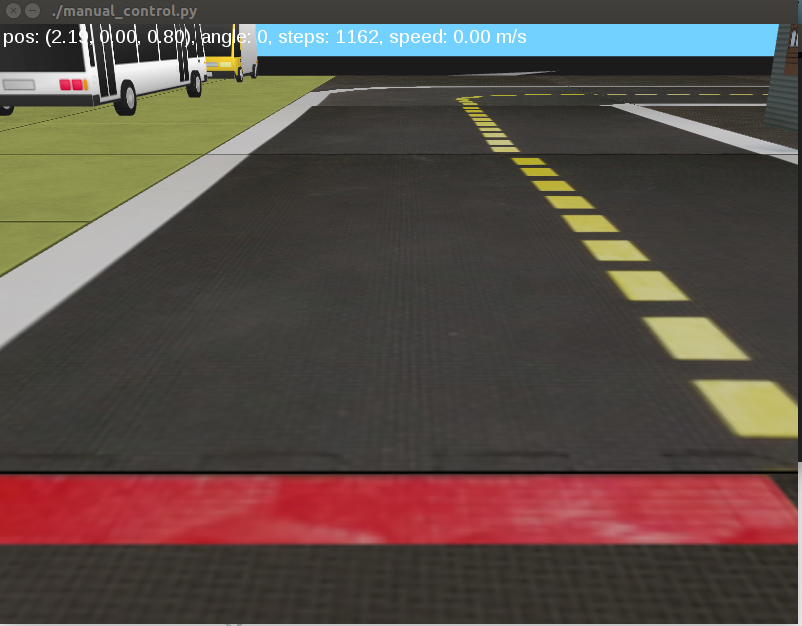
#> input picture 1.png, 802 x 626 px
$ python laneDetectionTestImg.py
#> lines starting #> are read from the running program, lines starting #| are printed output that depends on the picture; after the words box and inside, x2 and y2 are one past the last pixel; in counts of white or black regions, pixels touching at a corner belong together
import numpy as np
import cv2


img = cv2.imread('1.png')
#> img is the input picture: shape (626, 802, 3); mean B, G, R 70.6, 76.7, 89.4
grayImg = cv2.cvtColor(img, cv2.COLOR_BGR2GRAY)
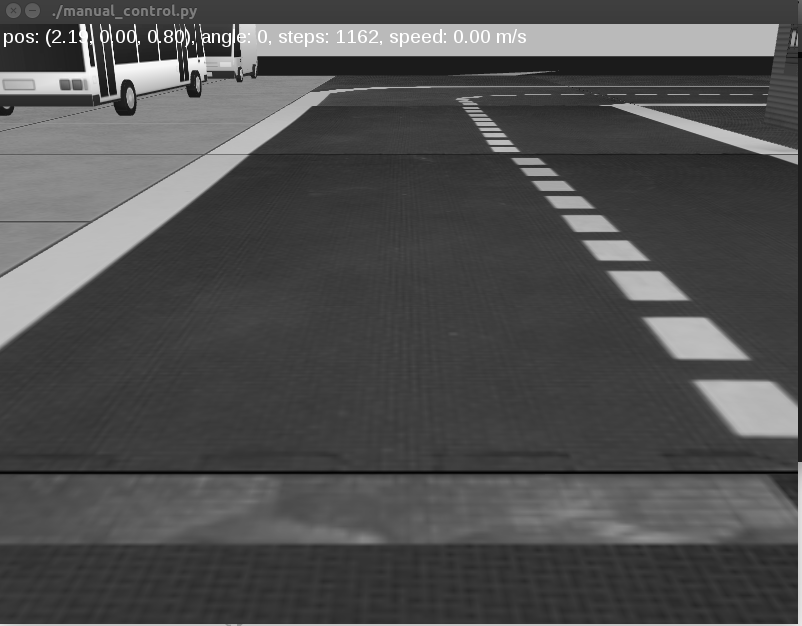
#> grayImg: shape (626, 802); min 1, max 255, mean 79.9
hsvImg = cv2.cvtColor(img, cv2.COLOR_BGR2HSV)
#> hsvImg: shape (626, 802, 3); mean H, S, V 39.4, 53.4, 94.2

yellowLow = np.array([180, 180, 30], dtype="uint8")
yellowHigh = np.array([200,200,140], dtype="uint8")
whiteLow = np.array([175, 175, 175], dtype="uint8")
whiteHigh = np.array([200,200,200], dtype="uint8")

yellowMask = cv2.inRange(hsvImg, yellowLow, yellowHigh)
#> yellowMask: shape (626, 802); every value is 0
whiteMask = cv2.inRange(hsvImg,whiteLow,whiteHigh)
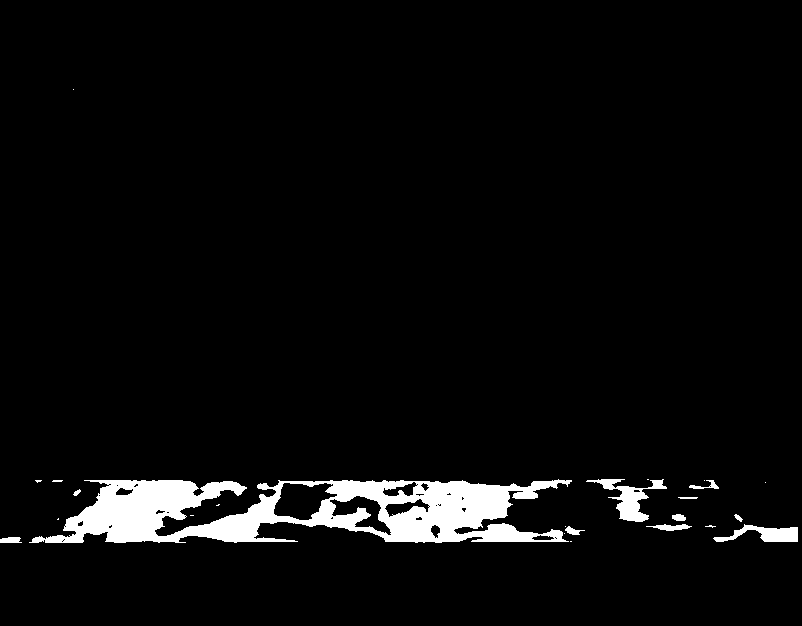
#> whiteMask: shape (626, 802); 4.3% white; 24 white regions (12 under 20 px), largest, box (x1, y1, x2, y2) and area: (29, 479, 572, 543) 18969, (586, 479, 667, 522) 1130, (713, 524, 798, 542) 766
combMask = cv2.bitwise_or(grayImg, yellowMask, whiteMask)
yandwMaskedImg = cv2.bitwise_and(grayImg, combMask)

gaussianBlurImg = cv2.GaussianBlur(yandwMaskedImg, (5,5), 0)
edgeImg = cv2.Canny(gaussianBlurImg,50,150)
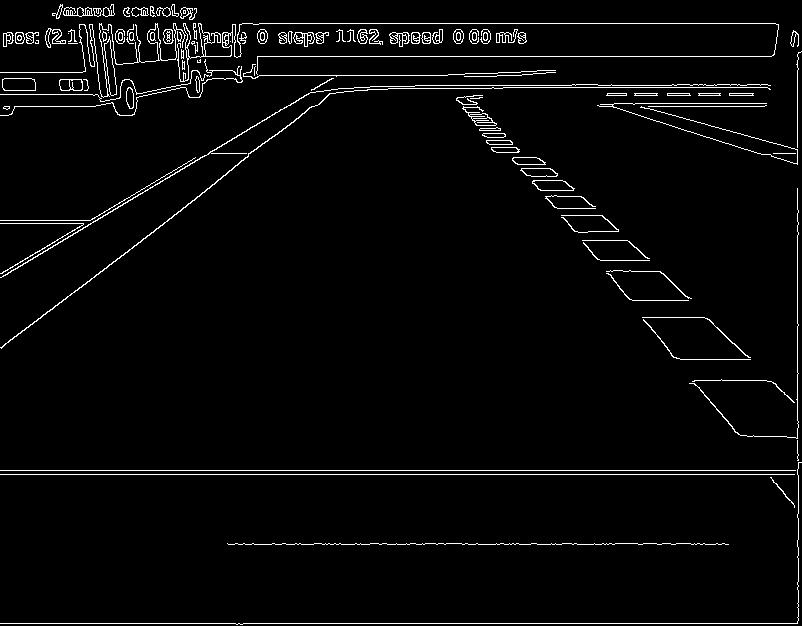
#> edgeImg: shape (626, 802); 3% white in thin lines or dots

blackImg = np.zeros(edgeImg.shape, dtype="uint8")
roiPoints = np.array([[(0,270), (795,390), (550,155), (194,155)]], dtype=np.int32)
roiMask = cv2.fillPoly(blackImg, roiPoints,(255))
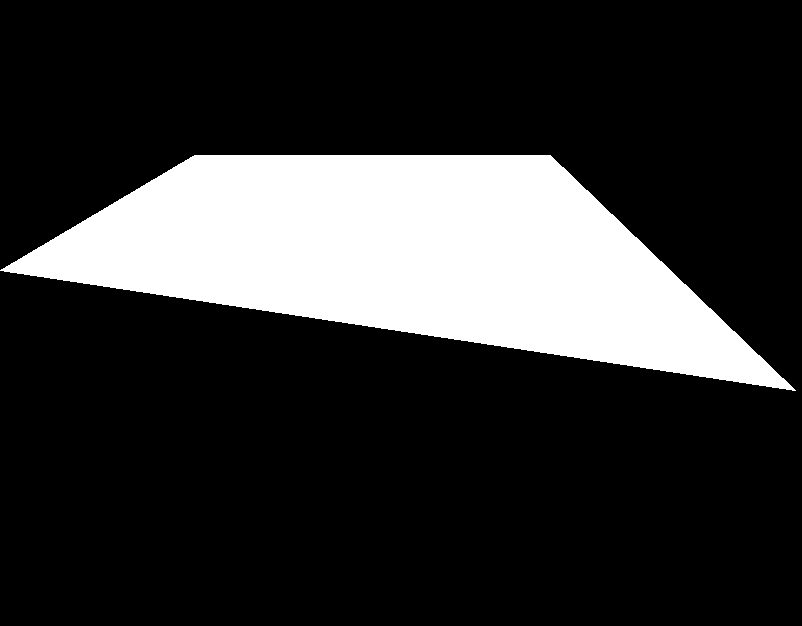
#> blackImg: shape (626, 802); 19.9% white; 1 white region, box (x1, y1, x2, y2) and area: (0, 155, 796, 391) 99978
roiImg = cv2.bitwise_and(roiMask,edgeImg)
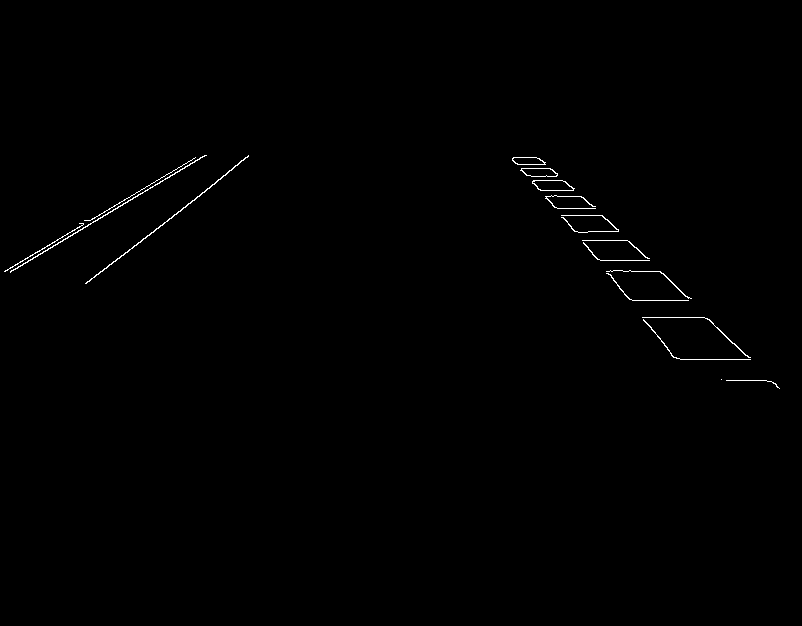
#> roiImg: shape (626, 802); 0.42% white in thin lines or dots, all inside (x1, y1, x2, y2) = (4, 155, 780, 389)

#line image for drawing the lines
lineImg = np.zeros(img.shape,dtype="uint8")

# [7 lines of commented-out code are left out]
houghLines = cv2.HoughLines(edgeImg,1,np.pi/180,200)
#> houghLines = 18 rows, first 8: [470, 1.57], [474, 1.57], [623, 1.57], [56, 1.57], [23, 1.57], [797, 0], [238, 1.03], [87, 1.57]

if houghLines is not None:
        for value in houghLines:
                rho = value[0][0]
                theta = value[0][1]
                a = np.cos(theta)
                b = np.sin(theta)
                x0 = a*rho
                y0 = b*rho
                x1 = int(x0 + 1000*(-b))
                y1 = int(y0 + 1000*(a))
                x2 = int(x0 - 1000*(-b))
                y2 = int(y0 - 1000*(a))

                cv2.line(lineImg,(x1,y1),(x2,y2),(0,0,255),2)
#> this loop made 18 passes
#> (rho, theta, a, b, x0, y0, x1, y1) on passes 1 to 12: (470, 1.57, -4.37e-08, 1, -2.05e-05, 470, -1000, 469), (474, 1.57, -4.37e-08, 1, -2.07e-05, 474, -1000, 473), (623, 1.57, -4.37e-08, 1, -2.72e-05, 623, -1000, 622), (56, 1.57, -4.37e-08, 1, -2.45e-06, 56, -1000, 55), (23, 1.57, -4.37e-08, 1, -1.01e-06, 23, -1000, 22), (797, 0, 1, 0, 797, 0, 797, 1000), (238, 1.03, 0.515, 0.857, 122.6, 204, -734, 719), (87, 1.57, -4.37e-08, 1, -3.8e-06, 87, -1000, 86), (544, 1.57, -4.37e-08, 1, -2.38e-05, 544, -1000, 543), (85, 1.57, -4.37e-08, 1, -3.72e-06, 85, -1000, 84), (276, 0.908, 0.616, 0.788, 169.9, 217.5, -618, 833), (96, 1.55, 0.0175, 1, 1.68, 95.99, -998, 113)
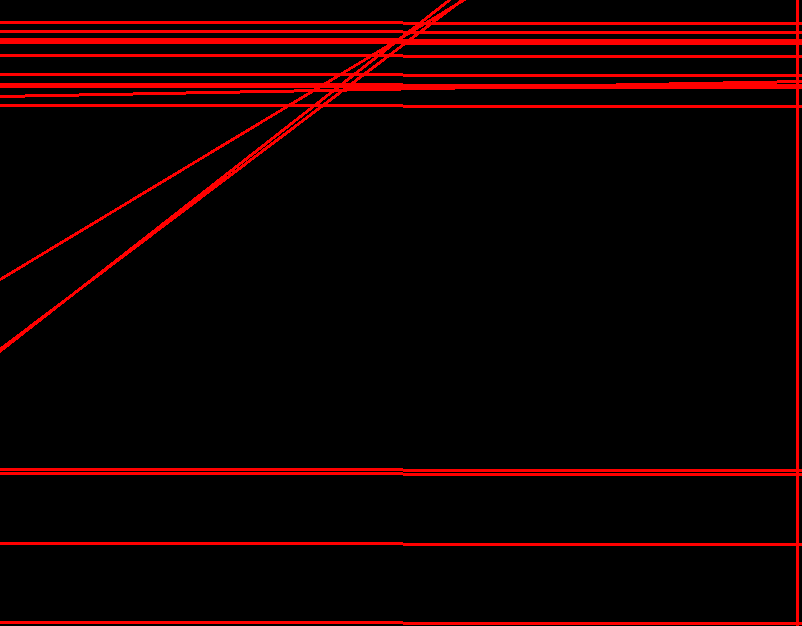
#> lineImg: shape (626, 802, 3); mean of channels 0, 1, 2 0, 0, 19.2; drawn as B, G, R

alpha=0.8
beta=1
lambdaa=0
finalLineDetectImg = cv2.addWeighted(lineImg, alpha, img, beta, lambdaa)
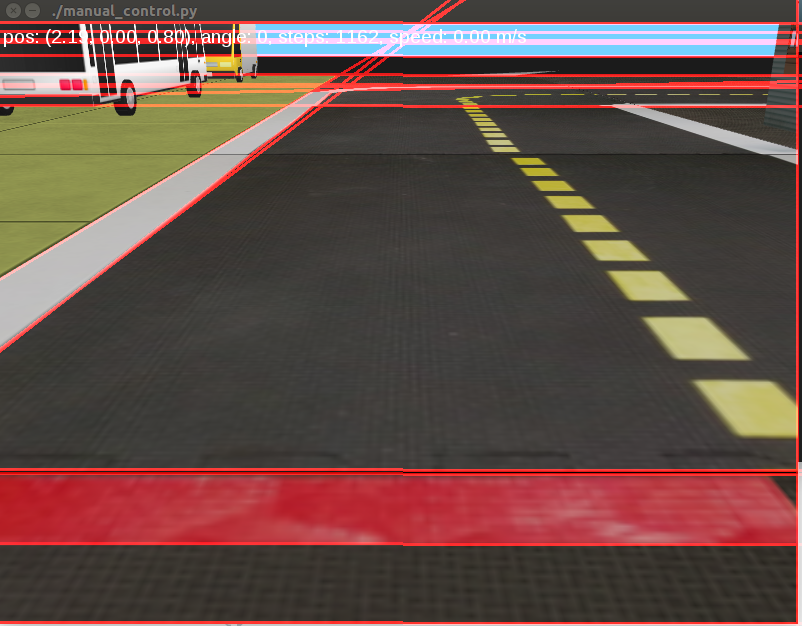
#> finalLineDetectImg: shape (626, 802, 3); mean of channels 0, 1, 2 70.6, 76.7, 101.3; drawn as B, G, R

cv2.imshow('lane', finalLineDetectImg)
cv2.waitKey(0)
cv2.destroyAllWindows()
